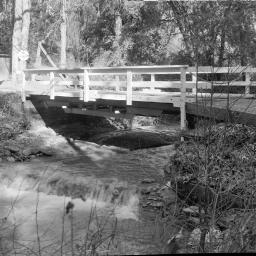
#> input picture img/bridge.jpg, 256 x 256 px, found by its file name; the run also reads 1 picture not shown here
$ python test4.py   (Python 2 division)
#> lines starting #> are read from the running program, lines starting #| are printed output that depends on the picture; long printed decimals are rounded
# coding=utf-8
import cv2
import numpy as np
import matplotlib.pyplot as plt
img0 = cv2.imread('C:/Users/Johnhckuo/Desktop/104356024/img/bridge.jpg', 0)
#> img0 is the input picture: shape (256, 256); min 0, max 255, mean 114.2
img1 = cv2.imread('C:/Users/Johnhckuo/Desktop/104356024/img/1.jpg', 0)
img2 = cv2.imread('C:/Users/Johnhckuo/Desktop/104356024/img/2.jpg', 0)
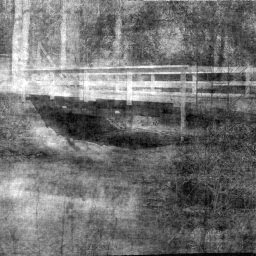
#> input picture img/2.jpg, 256 x 256 px, found by its file name
#> img2 is the input picture: shape (256, 256); min 0, max 255, mean 114.3
img3 = cv2.imread('C:/Users/Johnhckuo/Desktop/104356024/img/3.png', 0)
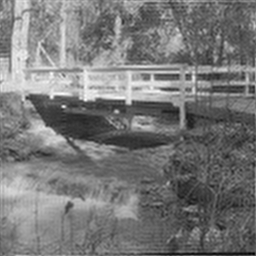
#> input picture img/3.png, 256 x 256 px, found by its file name
#> img3 is the input picture: shape (256, 256); min 0, max 255, mean 119.7
height, width = img0.shape
#> height = 256; width = 256

result1 = 0
result2 = 0
result3 = 0

for i in range(height):
	for j in range(width):
		temp1 = int(img0[i][j]) - int(img1[i][j])
		temp2 = int(img0[i][j]) - int(img2[i][j])
		temp3 = int(img0[i][j]) - int(img3[i][j])
		result1 = result1 + (temp1*temp1)
		result2 = result2 + (temp2*temp2)
		result3 = result3 + (temp3*temp3)
#> after the loop, result1 = 5411743; result2 = 20828660; result3 = 24469917

result1 = float(result1)/(width*height)
#> result1 = 82.58
result2 = float(result2)/(width*height)
#> result2 = 317.8
result3 = float(result3)/(width*height)
#> result3 = 373.4

print"MSE of image A : ",result1
#| MSE of image A :  82.577
print"MSE of image B : ",result2
#| MSE of image B :  317.820
print"MSE of image C : ",result3
#| MSE of image C :  373.381
